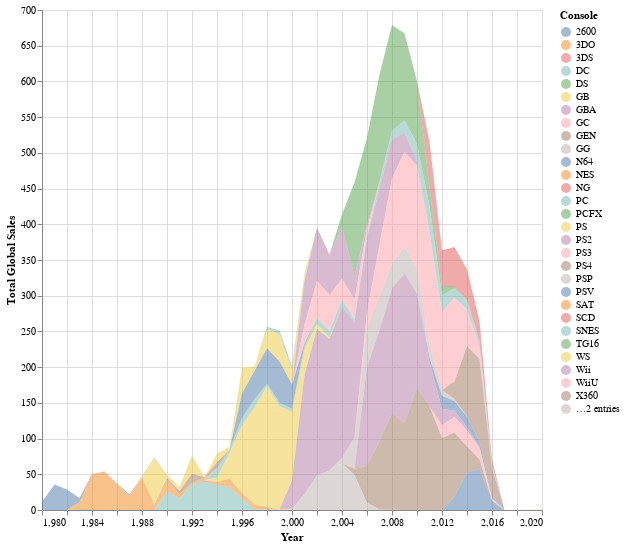

The cell this chart's notebook holds for it:
### Markdown cell above
---
## 3. Results

### Code cell
data_plot1 = vg_sales_mod.groupby(['Platform', 'Year']).sum().reset_index().drop('Rank', axis = 1)
alt.Chart(data_plot1).mark_line(point = True).encode(
     y = alt.Y('Global_Sales:Q', title = 'Total Global Sales'),
     x = alt.X('Year:Q', title = 'Year'),
     color = alt.Color('Platform', title = 'Console')
 ).properties(
     width = 500,
     height = 500
 ).mark_area(opacity = 0.5) #let's smooth this, also maybe do some density work, we could do mean estimates
                                                  # to do more comparisons

### Figure 1 — Vega-Lite specification as saved in the notebook (floating-point values rounded to 4 significant figures; data arrays with more than 128 entries replaced by an {"elided": "..."} marker saying what was removed)
{"config": {"view": {"continuousWidth": 400, "continuousHeight": 300}}, "data": {"name": "data-5c225a562d5f101aa6238e0aded394ec"}, "mark": {"type": "area", "opacity": 0.5}, "encoding": {"color": {"type": "nominal", "field": "Platform", "title": "Console"}, "x": {"type": "quantitative", "field": "Year", "title": "Year"}, "y": {"type": "quantitative", "field": "Global_Sales", "title": "Total Global Sales"}}, "height": 500, "width": 500, "$schema": "https://vega.github.io/schema/vega-lite/v4.0.2.json", "datasets": {"data-5c225a562d5f101aa6238e0aded394ec": {"elided": "241 records"}}}
